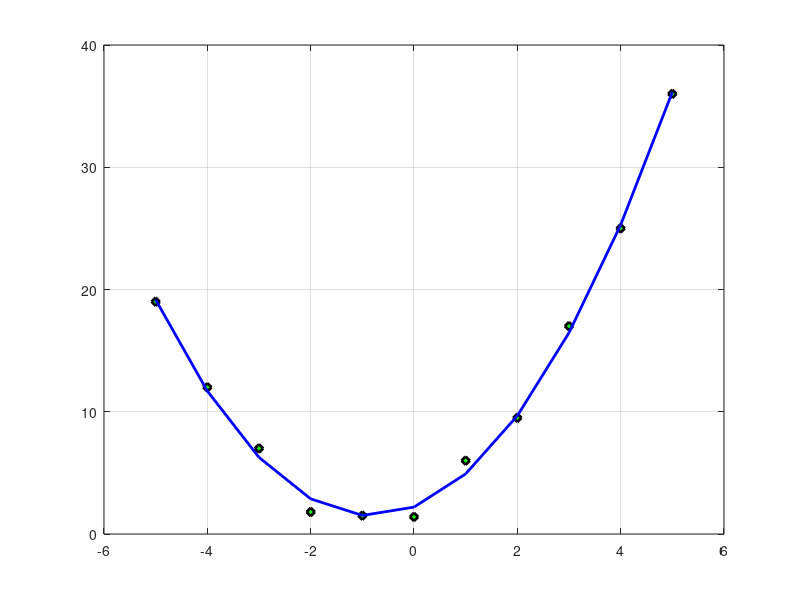

Source code (MATLAB): (Note: this script raises an error after producing the figure.)
%--------------------------------------
%Curve fitting
%2011-Jun-03
%Yan Naing Aye
%--------------------------------------
clc;
close all;
clear all;
%--------------------------------------
%get data from file that can be edited
load('d.txt');
X=d(:,1);
Y=d(:,2);
%--------------------------------------
%define order
N=2;
%--------------------------------------
%curve fitting
p=polyfit(X,Y,N);

%generate curve fitted data
[nr nc]=size(X);
YA=zeros(nr,1);
for i=0:N
    YA=YA+p(i+1)*X.^(N-i);
end
%--------------------------------------
%Plot Y vs X
figure;
plot(X,Y,' rd','LineWidth',2,...
                'MarkerEdgeColor','k',...
                'MarkerFaceColor','g',...
                'MarkerSize',6)
hold on;
plot(X,YA,'b','LineWidth',2,...
                'MarkerEdgeColor','k',...
                'MarkerFaceColor','g',...
                'MarkerSize',6)
hold off;
            
grid on;
Title('Y vs X')
xlabel('X');
ylabel('Y');
legend('Sampled data','Fitted curve',...
       'Location','NW')
%--------------------------------------------------------------------------